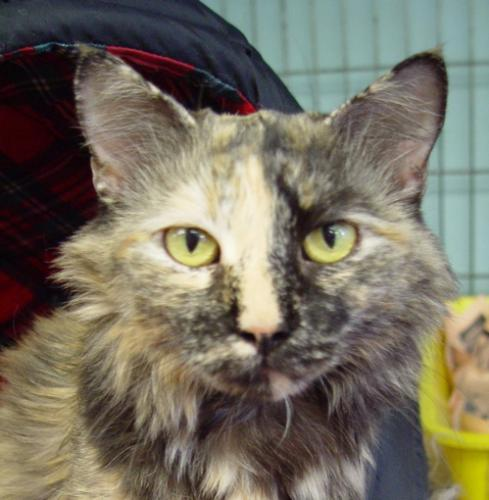
#> input picture Dataset/CatsDogs/PetImages/Cat_Small/10.jpg, 489 x 500 px; its folder holds only this picture in this run
$ jupyter execute --allow-errors CPE490590_SVM_Image_Classification.ipynb
#> lines starting #> are read from the running program, lines starting #| are printed output that depends on the picture
# Image Classification and Prediction Using Support Vector Machine
## CPE 490 590 Spring 2024
### Author: Rahul Bhadani

In this notebook, we will read a folder containing two subfolders to train an SVM Classifier to distinguish between images of cats and dogs.
As images are not of the same size, we will be resizing them using OpenCV python package.

[cell 1]
import cv2
import os
import numpy as np
from sklearn import svm
from sklearn.model_selection import train_test_split

# Define function to load images from given directories

[cell 2]
def load_images_from_folder(folder):
#> called with folder = './Dataset/CatsDogs/PetImages/Cat_Small/'
    images = []
    for filename in os.listdir(folder):
        img = cv2.imread(os.path.join(folder,filename))
#> img is the input picture: shape (500, 489, 3); mean B, G, R 96.9, 111.9, 117.6
        if img is not None:
            img = cv2.resize(img, (64, 64))  # Resize image
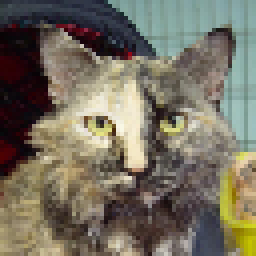
#> img: shape (64, 64, 3) (shown 4 times larger); mean B, G, R 96.8, 111.8, 117.4
            images.append(img)
    return images

# Load images

[cell 3]
cats = load_images_from_folder('./Dataset/CatsDogs/PetImages/Cat_Small/')
#> cats = 1 item
#> (the rest of this cell did not finish here and is left out)


# Create Labels and Combine Data

#> (a cell that did not finish here is left out)

# Flatten Image and Normalize it

#> (a cell that did not finish here is left out)

# Split data into training and testing sets

#> (a cell that did not finish here is left out)

# Train SVM

[cell 7]
clf = svm.SVC()
#> (the rest of this cell did not finish here and is left out)

# Test Accuracy

#> (a cell that did not finish here is left out)

# Predict a new image

[cell 9]
new_image = cv2.imread('./Dataset/CatsDogs/dog.jpg')
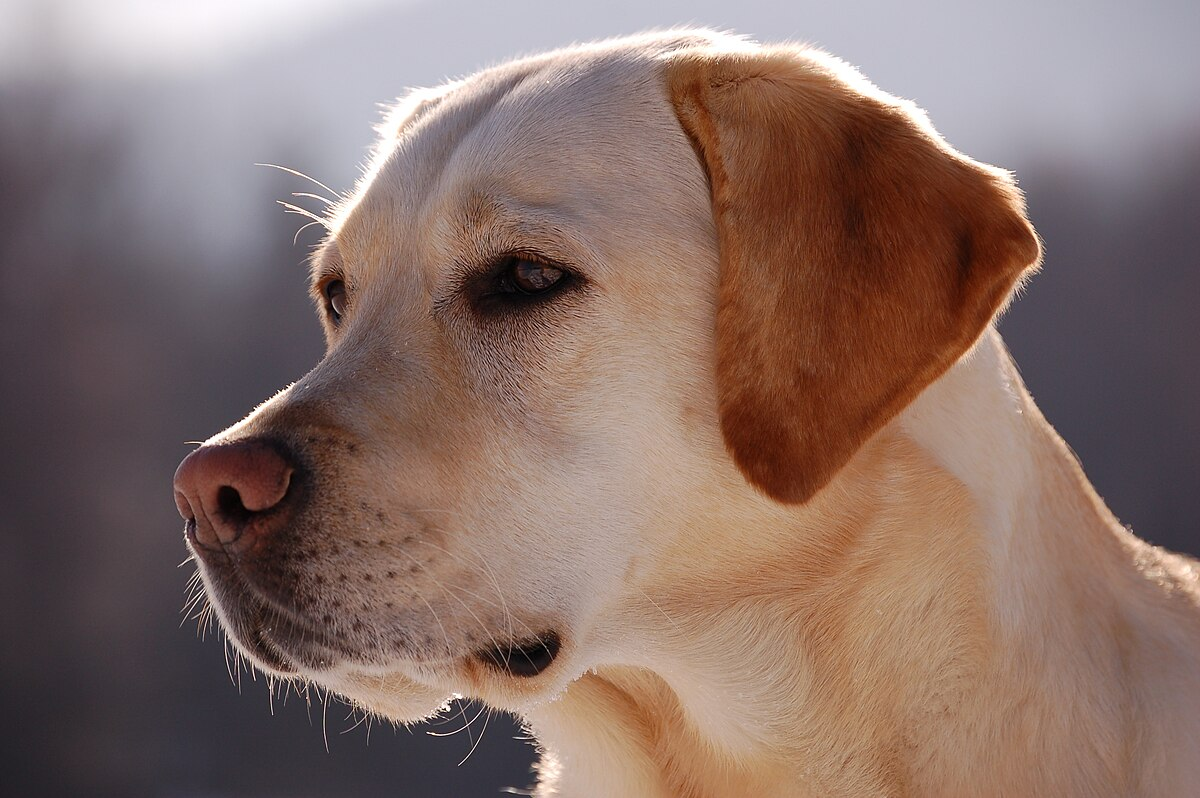
#> input picture Dataset/CatsDogs/dog.jpg, 1200 x 798 px
#> new_image is the input picture: shape (798, 1200, 3); mean B, G, R 104, 110.8, 134.1
new_image = cv2.resize(new_image, (64, 64))  # Resize image
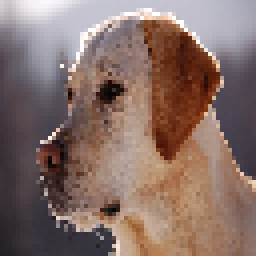
#> new_image: shape (64, 64, 3) (shown 4 times larger); mean B, G, R 104, 110.9, 134.3
new_image = new_image.flatten() / 255.0
#> new_image = 12288 values, max 1 at index 495, min 0.00392 at index 3921, mean 0.456
#> (the rest of this cell did not finish here and is left out)
